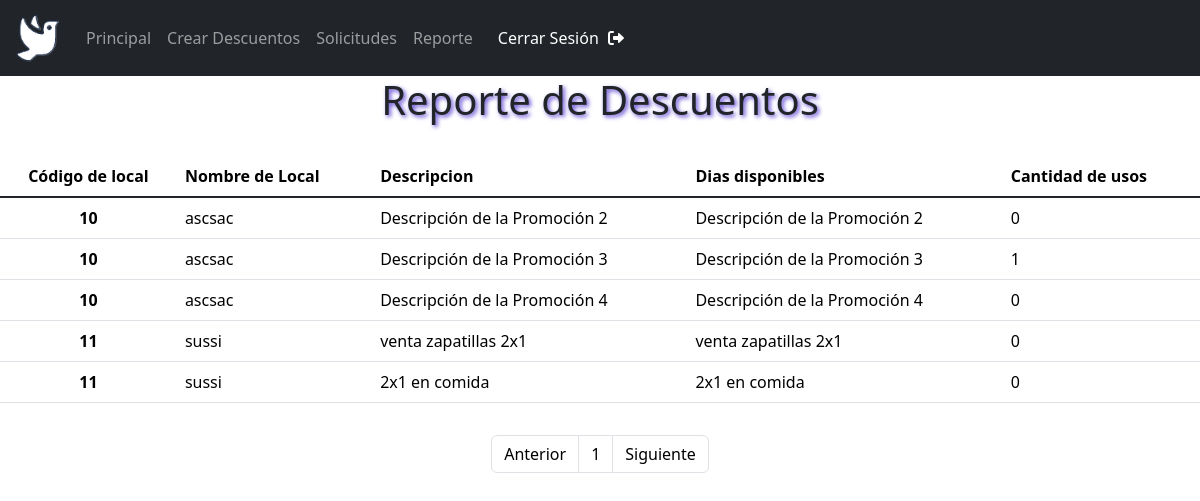
The page /PaginaDueños/ReporteDueño.php (signed in) on the database its author committed.
### tables this page shows
CREATE TABLE `locales` (
  `id` int(11) NOT NULL,
  `nombre` varchar(255) NOT NULL,
  `descripcion` longtext NOT NULL,
  `imagen_url` longtext NOT NULL,
  `rubroLocal` varchar(20) NOT NULL,
  `ubicacionLocal` varchar(50) NOT NULL,
  `codUsuario` int(10) UNSIGNED NOT NULL,
  `estado` tinyint(1) NOT NULL COMMENT '1: activo\r\n0: dado de baja'
);

CREATE TABLE `promociones` (
  `id` int(11) NOT NULL,
  `nombre` varchar(25) NOT NULL,
  `descripcion` text DEFAULT NULL,
  `categoriaMin` enum('inicial','medium','premium') NOT NULL,
  `diasValidos` varchar(7) NOT NULL COMMENT 'DLMMJVS\r\n(dias validos: 1)\r\n(dias no valid: 0)\r\n(de domingo a sabado)',
  `fechaDesde` date NOT NULL,
  `fechaHasta` date NOT NULL,
  `estadoPromo` enum('aprobada','pendiente','denegada') NOT NULL COMMENT '''aprobada'', ''pendiente'', ''denegada''',
  `codLocal` int(11) NOT NULL
);

### PaginaDueños/ReporteDueño.php (the view, shortened to what this page needs)
<?php
  include('../BasesDeDatos/UnicaBaseDeDatos.php');
  $filasPorPagina = 5;
  $paginaActual = isset($_GET['pagina']) ? (int)$_GET['pagina'] : 1;
  $totalRegistros = 0;
  $codUsuario = $_SESSION['cod'];
  $sqlL = "SELECT * FROM locales WHERE codUsuario = $codUsuario";
  $resultL = mysqli_query($conn, $sqlL);
  while ($filaL = mysqli_fetch_assoc($resultL)):
      $sqlP = "SELECT * FROM promociones WHERE codLocal = " . (int)$filaL['id'] . " AND estadoPromo = 'aprobada'";
      $resultP = mysqli_query($conn, $sqlP);
      $totalRegistros = $totalRegistros + mysqli_num_rows($resultP);
 endwhile;
  $totalPaginas = ceil($totalRegistros / $filasPorPagina);
?>
<!DOCTYPE html>
<html lang="es">
<head>
    <link rel="stylesheet" href="EstiloParaTablas.css">
    <link rel="stylesheet" href="EstiloParaTitulos.css">
    <link href="https://cdn.jsdelivr.net/npm/bootstrap@5.3.3/dist/css/bootstrap.min.css" rel="stylesheet">
    <link href="https://cdnjs.cloudflare.com/ajax/libs/font-awesome/6.0.0/css/all.min.css" rel="stylesheet">
    <link rel="stylesheet" href="EstilosDeDueño.css">
    <link rel="stylesheet" href="https://cdn.jsdelivr.net/npm/sweetalert2@11/dist/sweetalert2.min.css">
</head>
<body>
    <?php
        include ('headerDueños.php');
    ?>
    <h1 class="text-center" id="Titulos" >Reporte de Descuentos</h1>
    <div class="conteiner">
        <table id="sinMargen" class="table">
            <thead>
                <tr>
                    <th scope="col" class="text-center">Código de local</th>
                    <th scope="col">Nombre de Local</th>
                    <th scope="col">Descripcion</th>
                    <th scope="col">Dias disponibles</th>
                    <th scope="col">Cantidad de usos</th>
                </tr>
            </thead>
            <tbody class="table-group-divider">
                <?php
                    $codUsuario = $_SESSION['cod'];
                    $sqlL = "SELECT * FROM locales WHERE codUsuario = $codUsuario";
                    $resultL = mysqli_query($conn, $sqlL);
                    while ($filaL = mysqli_fetch_assoc($resultL)):
                        $sqlP = "SELECT * FROM promociones WHERE codLocal = " . (int)$filaL['id'] . " AND estadoPromo = 'aprobada'";
                        $resultP = mysqli_query($conn, $sqlP);
                        while ($filaP = mysqli_fetch_assoc($resultP)):  ?>
                            <tr>
                                <th scope="row" class="text-center"><?php echo $filaL['id']; ?></th>
                                <td><?php echo $filaL['nombre']; ?></td>
                                <td><?php echo $filaP['descripcion']; ?></td>
                                <td><?php echo $filaP['descripcion'];  ?></td>
                                    <?php
                                        $sql = "SELECT * FROM usopromociones WHERE codPromo = " . $filaP['id'] . " AND estado = 'aceptada'";
                                        $result = mysqli_query($conn, $sql);
                                        $cantUsos = (mysqli_num_rows($result))
                                    ?>
                                <td> <?php echo $cantUsos ?></td>
                            </tr>
                        <?php endwhile; ?>
                    <?php endwhile; ?>
            </tbody>
        </table>
    </div>
    <nav aria-label="Page navigation example" id="paginacion">
        <ul class="pagination" id="enlaces">
          <?php if ($paginaActual > 1): ?>
            <li class="page-item "><a class="page-link" id="item" href="?pagina=<?php echo $paginaActual - 1; ?>">Anterior</a></li>
          <?php else: ?>
            <li class="page-item "><a class="page-link" id="item" href="#">Anterior</a></li>
            <?php endif; ?>
          <?php for ($i = 1; $i <= $totalPaginas; $i++): ?>
            <li class="page-item" ><a class="page-link" id="item" href="?pagina=<?php echo $i; ?>" class="<?php echo ($i == $paginaActual) ? 'active' : ''; ?>"><?php echo $i; ?></a></li>
          <?php endfor; ?>
          <?php if ($paginaActual < $totalPaginas): ?>
            <li class="page-item "><a class="page-link" id="item" href="?pagina=<?php echo $paginaActual + 1; ?>">Siguiente</a></li>
          <?php else: ?>
            <li class="page-item "><a class="page-link" id="item" href="#">Siguiente</a></li>
          <?php endif; ?>
        </ul>
    </nav>
</body>
</html>

### PaginaAdmin/EstiloParaTablas.css (style rules this page uses)
.conteiner { display: flex; margin:auto; margin-top: 1em; margin-bottom: 2em; align-items: center; justify-content: left; flex-direction: column; }
#sinMargen { margin-bottom: 0; }
#paginacion { display: flex; justify-content: center; margin-top: 1em; margin-bottom: 1em; }
#enlaces { margin-left: 1em; margin-right: 1em; }
#item { color: black; }

### PaginaDueños/EstilosDeDueño.css (style rules this page uses)
.conteiner { display: flex; margin:auto; margin-top: 2em; margin-bottom: 2em; align-items: center; justify-content: left; flex-direction: column; }
#sinMargen { margin-bottom: 0; }
#paginacion { display: flex; justify-content: center; margin-top: 1em; margin-bottom: 1em; }
#enlaces { margin-left: 1em; margin-right: 1em; }
#item { color: black; }
#Titulos { text-shadow: 2px 2px 4px #5f45d4; }

### rows shown on the page
locales: id "10", nombre "ascsac"
promociones: descripcion "Descripción de la Promoción 2", cantUsos "0"
promociones: descripcion "Descripción de la Promoción 3", cantUsos "1"
promociones: descripcion "Descripción de la Promoción 4", cantUsos "0"
locales: id "11", nombre "sussi"
promociones: descripcion "venta zapatillas 2x1", cantUsos "0"
promociones: descripcion "2x1 en comida", cantUsos "0"
